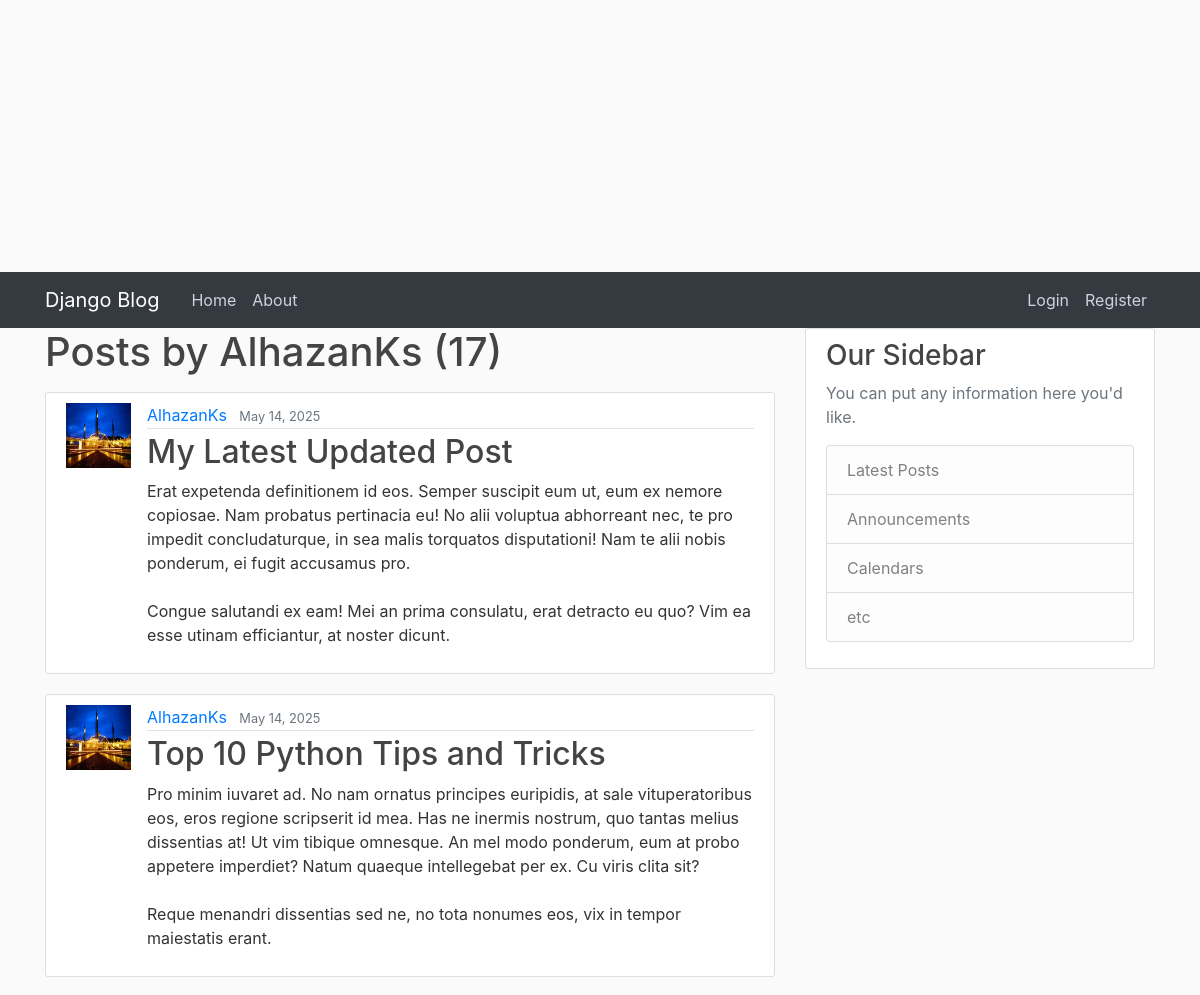
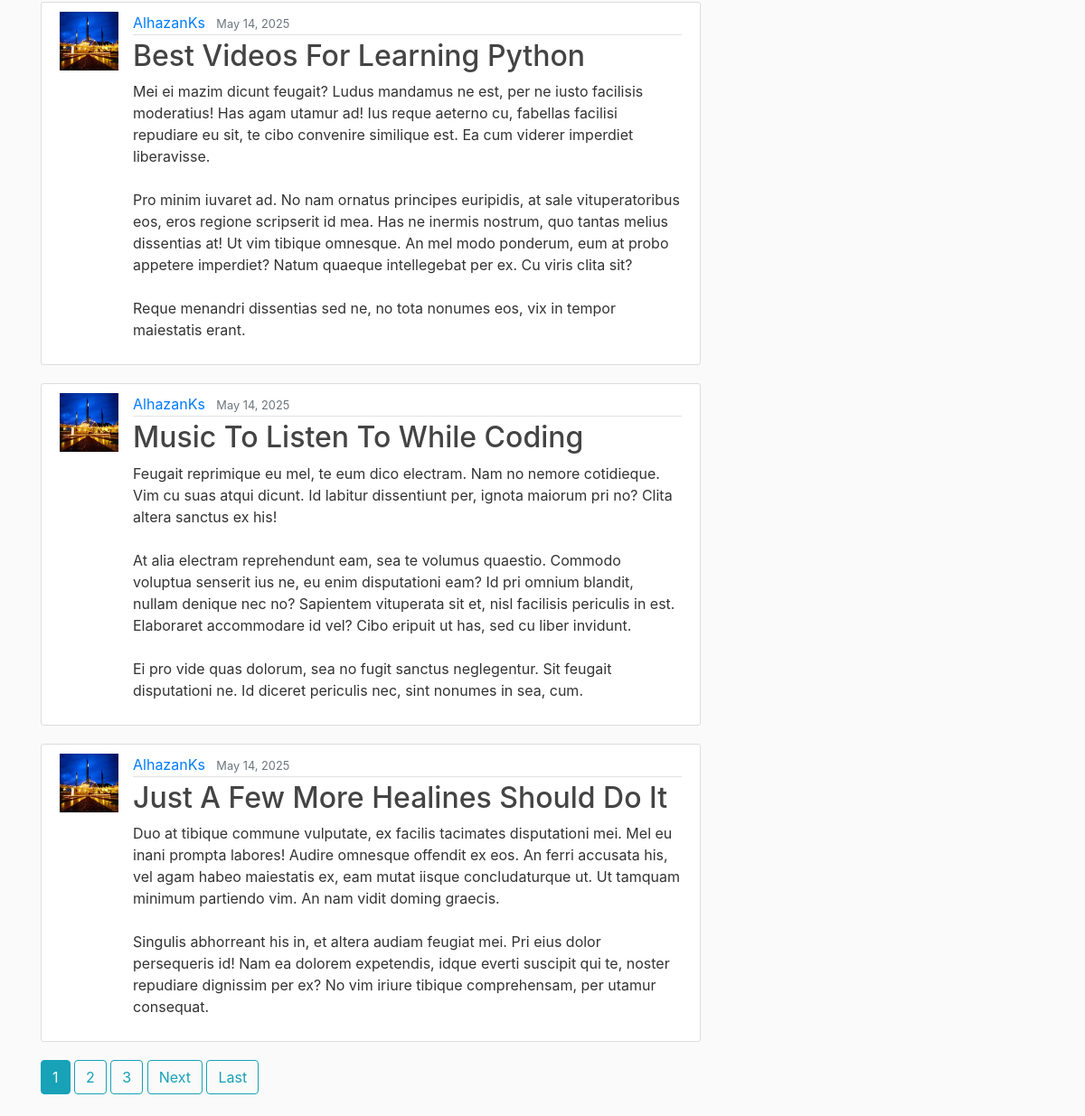
Before: /user/AlhazanKs/ with the older database file (2 pictures, top to bottom).
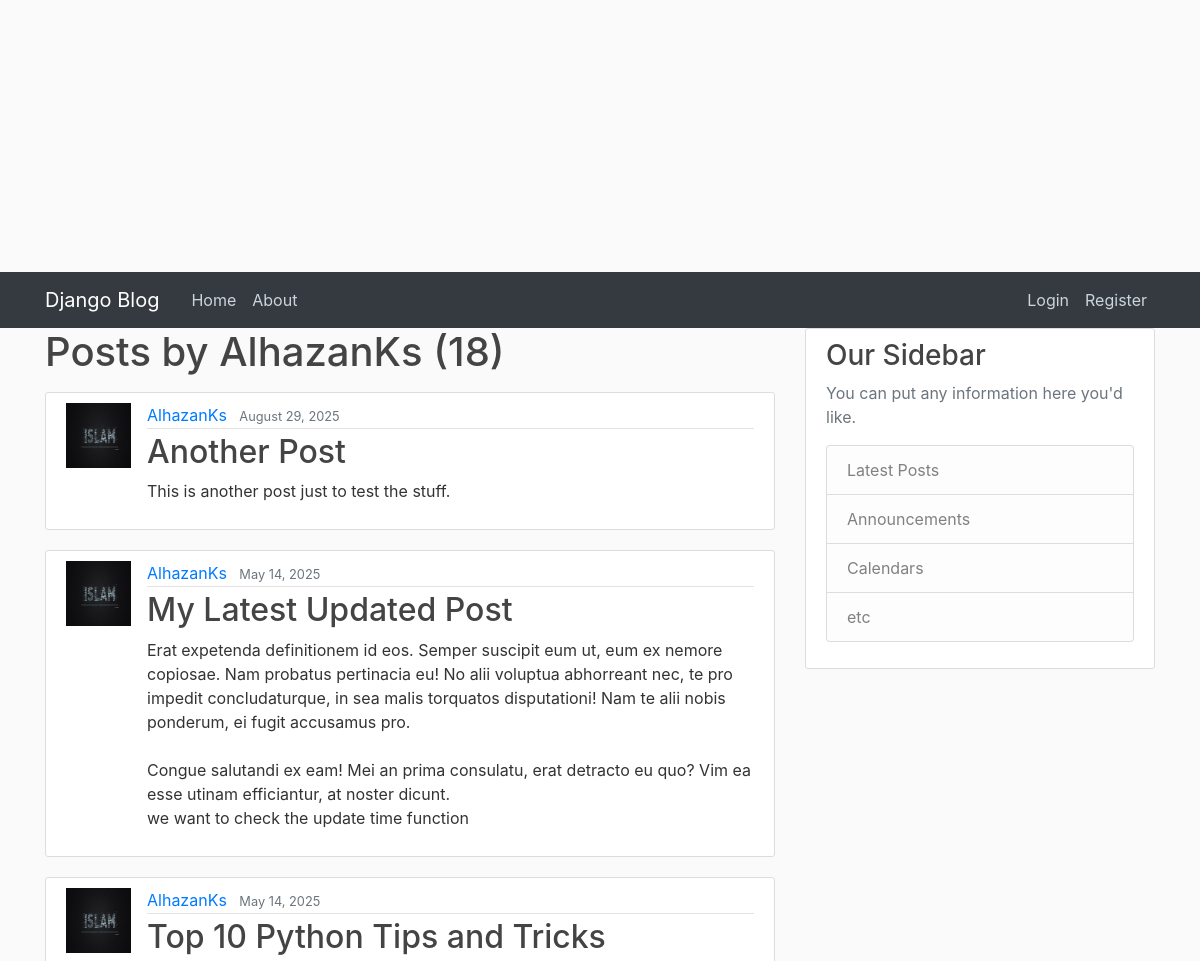
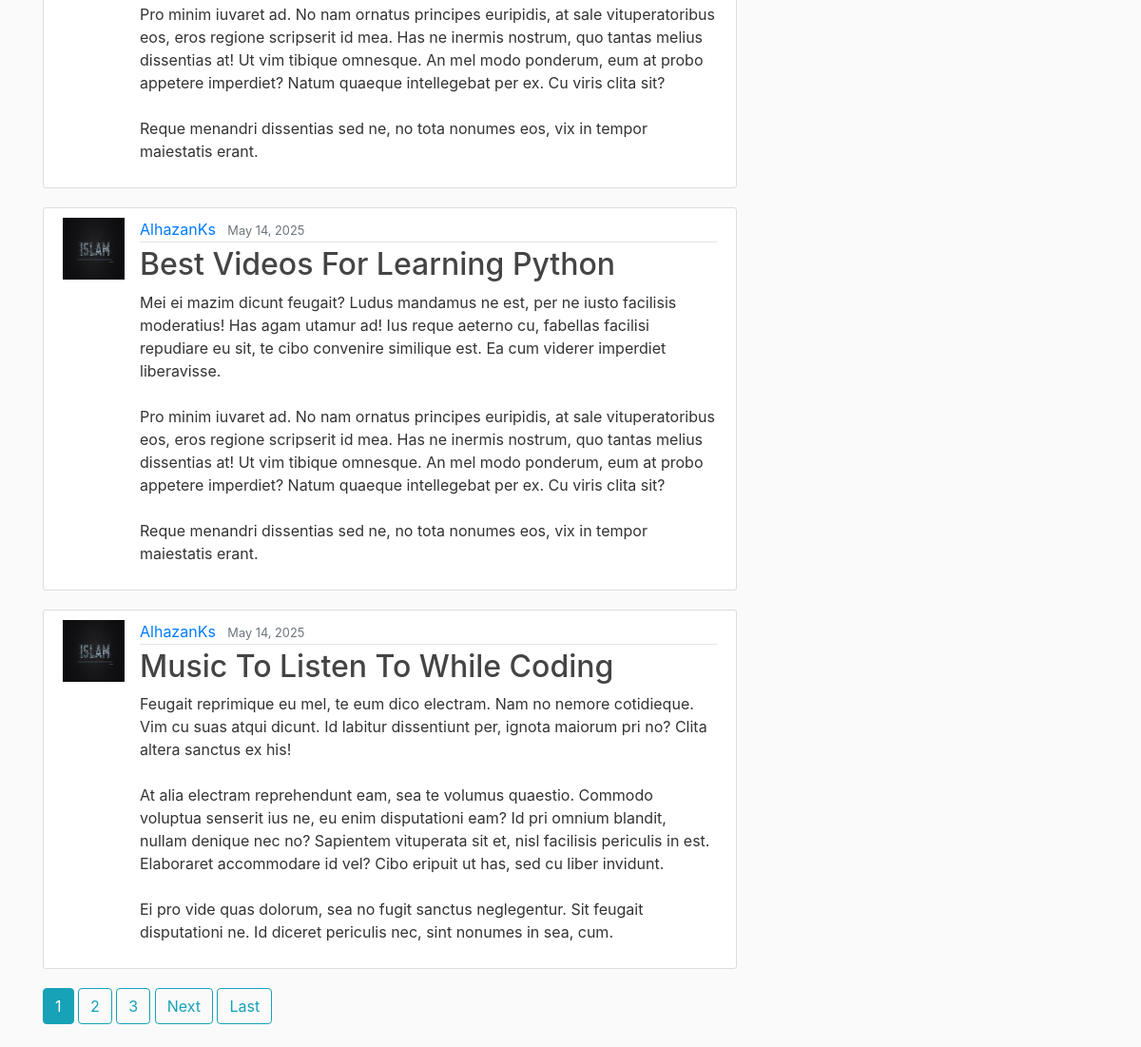
After: the same page with the newer database file (2 pictures, top to bottom).
### blog/models.py (models this page shows, shortened)
class Post(models.Model):
	class Status(models.TextChoices):
		DRAFT = 'DF', 'Draft'
		PUBLISHED = 'PB', 'Published'
	title = models.CharField(max_length=100)
	content = models.TextField()
	date_posted = models.DateTimeField(default=timezone.now)
	created = models.DateTimeField(auto_now_add=True)
	updated = models.DateTimeField(auto_now=True)
	"""In the above, i passed in auto_now=True which will put the current date and time the post was edited /updated
	and also i passed in auto_now_add=True which will put the current date and time only when the post was created
	but to be able to edit te date and time, timezone will be used imported from django.utils"""
	author = models.ForeignKey(User, on_delete=models.CASCADE, related_name='blog_posts')
	status = models.CharField(max_length=2,
							choices=Status.choices,
							default=Status.DRAFT)

### users/models.py (models this page shows, shortened)
class Profile(models.Model):
	user = models.OneToOneField(User, on_delete=models.CASCADE)
	image = models.ImageField(default='default.jpg', upload_to='profile_pics')

### blog/views.py (the view)
# urls.py: path('user/<str:username>/', UserPostListView.as_view(), name='user-posts'),
class UserPostListView(ListView):
	model = Post
	template_name = 'blog/user_posts.html' # <app>/<model>_<viewtype>.html
	context_object_name = "posts"
	ordering = ['-date_posted']
	paginate_by = 5
	def get_queryset(self):
		user = get_object_or_404(User, username=self.kwargs.get('username'))
		return Post.objects.filter(author=user).order_by('-date_posted')

### blog/templates/blog/user_posts.html (shortened to what this page needs)
{% extends "blog/base.html" %}
{% block content %}
	<h1 class='mb-3'>Posts by {{ view.kwargs.username}} ({{ page_obj.paginator.count }})</h1>
	{% for post in posts %}
		<article class="media content-section">
			<img class='rounded_circle article-img', src="{{ post.author.profile.image.url }}">
		  <div class="media-body">
		    <div class="article-metadata">
		      <a class="mr-2" href="{% url 'user-posts' post.author.username %}">{{ post.author }}</a>
		      <small class="text-muted">{{ post.date_posted|date:"F d, Y" }}</small>
		    </div>
		    <h2><a class="article-title" href="{% url 'post-detail' post.id %}">{{ post.title }}</a></h2>
		    <p class="article-content">{{ post.content }}</p>
		  </div>
		</article>
	{% endfor %}
	{% if is_paginated %}
		{% for num in page_obj.paginator.page_range %}
			{% if page_obj.number == num %}
				<a class="btn btn-info mb-4" href="?page={{ num }}">{{ num }}</a>
			{% elif num > page_obj.number|add:'-3' and num < page_obj.number|add:'3' %}
				<a class="btn btn-outline-info mb-4" href="?page={{ num }}">{{ num }}</a>
			{% endif %}
		{% endfor %}
		{% if page_obj.has_next %}
			<a class="btn btn-outline-info mb-4" href="?page={{ page_obj.next_page_number }}">Next</a>
			<a class="btn btn-outline-info mb-4" href="?page={{ page_obj.paginator.num_pages }}">Last</a>
		{% endif %}
	{% endif %}
{% endblock content %}

### blog/templates/blog/base.html (shortened to what this page needs)
{% load static %}
<!DOCTYPE html>
<html>
<head>
    <link rel="stylesheet" href="https://cdn.jsdelivr.net/npm/bootstrap@4.0.0/dist/css/bootstrap.min.css">
    <link rel="stylesheet" type="text/css" href="{% static 'blog/main.css'%}">
</head>
<body>
	<header class="site-header">
	  <nav class="navbar navbar-expand-lg navbar-dark bg-dark">
	    <div class="container">
	      <a class="navbar-brand mr-4" href="{% url 'blog-home' %}">Django Blog</a>
	      <div class="collapse navbar-collapse" id="navbarToggle">
	        <div class="navbar-nav mr-auto">
	          <a class="nav-item nav-link" href="{% url 'blog-home' %}">Home</a>
	          <a class="nav-item nav-link" href="{% url 'blog-about' %}">About</a>
	        </div>
	        <div class="navbar-nav">
	        	{% if user.is_authenticated %}
	        		<a class="nav-item nav-link" href="{% url 'post-create' %}">New Post</a>
	        		<a class="nav-item nav-link" href="{% url 'profile' %}">Profile</a>
	        		<a class="nav-item nav-link" href="{% url 'password_reset' %}">Reset Password</a>
	        		<form action="{% url 'logout' %}" method="post">
    					{% csrf_token %}
    					<button type="submit" class="btn btn-outline-light">Logout</button>
					</form>
	        	{% else %}
		          <a class="nav-item nav-link" href="{% url 'login' %}">Login</a>
		          <a class="nav-item nav-link" href="{% url 'register' %}">Register</a>
		        {% endif %}
	        </div>
	      </div>
	    </div>
	  </nav>
	</header>
	<main role="main" class="container">
	  <div class="row">
	    <div class="col-md-8">
	    	{% block content %}{% endblock %}
	    </div>
	    <div class="col-md-4">
	      <div class="content-section">
	        <h3>Our Sidebar</h3>
	        <p class='text-muted'>You can put any information here you'd like.
	          <ul class="list-group">
	            <li class="list-group-item list-group-item-light">Latest Posts</li>
	            <li class="list-group-item list-group-item-light">Announcements</li>
	            <li class="list-group-item list-group-item-light">Calendars</li>
	            <li class="list-group-item list-group-item-light">etc</li>
	          </ul>
	        </p>
	      </div>
	    </div>
	  </div>
	</main>
</body>
</html>

### blog/Static/blog/main.css (style rules this page uses)
body { background: #fafafa; color: #333333; margin-top: 17rem; }
h1, h2, h3, h4, h5, h6 { color: #444444; }
ul { margin: 0; }
.site-header .navbar-nav .nav-link { color: #cbd5db; }
.content-section { background: #ffffff; padding: 10px 20px; border: 1px solid #dddddd; border-radius: 3px; margin-bottom: 20px; }
.article-title { color: #444444; }
.article-content { white-space: pre-line; }
.article-img { height: 65px; width: 65px; margin-right: 16px; }
.article-metadata { padding-bottom: 1px; margin-bottom: 4px; border-bottom: 1px solid #e3e3e3 }

Changed rows visible on the page:
no longer on this page (row edited): Post: author.profile.image (picture), author "AlhazanKs", date_posted "May 14, 2025", title "Just A Few More Healines Should Do It", content "Duo at tibique commune vulputate, ex facilis tacimates disputationi mei. Mel eu inani prompta labores! Audire omnesque offendit ex eos. An ferri accusata his, vel agam habeo maiestatis ex, eam mutat iisque concludaturque ut. Ut tamquam minimum partiendo vim. An nam vidit doming graecis. Singulis abhorreant his in, et altera audiam feugiat mei. Pri eius dolor persequeris id! Nam ea dolorem expetendis, idque everti suscipit qui te, noster repudiare dignissim per ex? No vim iriure tibique comprehensam, per utamur consequat."
added Post: author.profile.image (picture), author "AlhazanKs", date_posted "August 29, 2025", title "Another Post", content "This is another post just to test the stuff."
changed Post "My Latest Updated Post": author.profile.image: a different picture; content "…efficiantur, at noster dicunt." → "…efficiantur, at noster dicunt. we want to check the update time function"
changed Post "Top 10 Python Tips and Tricks": author.profile.image: a different picture
changed Post "Best Videos For Learning Python": author.profile.image: a different picture
changed Post "Music To Listen To While Coding": author.profile.image: a different picture
Other visible differences:
{{ page_obj.paginator.count }}: "17" → "18"
